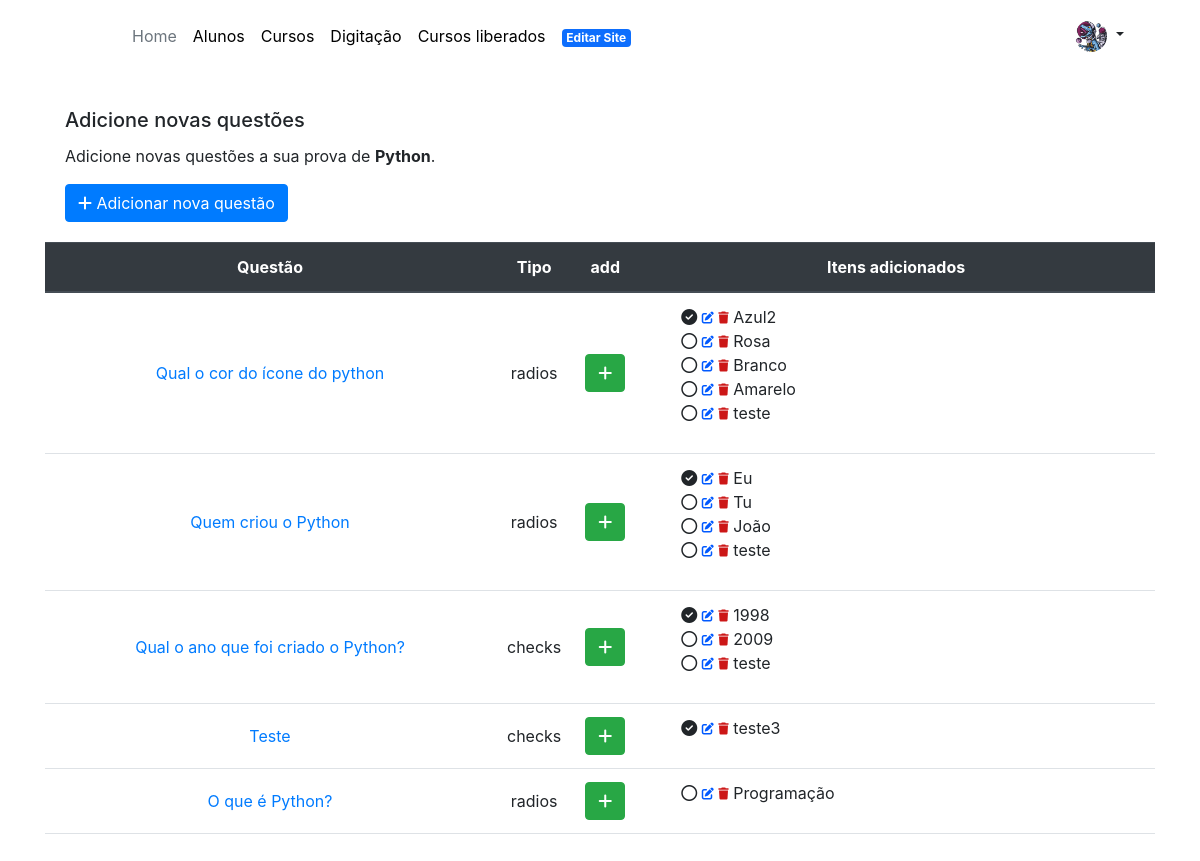
Screenshot of /prova/questoes/1 (signed in) with the database file from the repository.
### aluno/models.py (models this page shows, shortened)
class Aluno(models.Model):
    user = models.OneToOneField(User, on_delete=models.CASCADE, validators=[validators.EmailValidator()])
    nome_completo = models.CharField(max_length=255)
    genero = models.CharField(
        max_length=2,
        default='',
        choices=(
            ('H', 'Homem'),
            ('M', 'Mulher'),
            ('O', 'Outros'),
        )
    )
    endereco = models.CharField(max_length=255, blank=True, null=True)
    numero = models.CharField(max_length=5)
    complemento = models.CharField(max_length=30)
    bairro = models.CharField(max_length=30)
    cep = models.CharField(max_length=8)
    cidade = models.CharField(max_length=30)
    estado = models.CharField(
        max_length=2,
        default='RS',
        choices=(
            ('AC', 'Acre'),
            ('AL', 'Alagoas'),
            ('AP', 'Amapá'),
            ('AM', 'Amazonas'),
            ('BA', 'Bahia'),
            ('CE', 'Ceará'),
            ('DF', 'Distrito Federal'),
            ('ES', 'Espírito Santo'),
            ('GO', 'Goiás'),
            ('MA', 'Maranhão'),
            ('MT', 'Mato Grosso'),
            ('MS', 'Mato Grosso do Sul'),
            ('MG', 'Minas Gerais'),
            ('PA', 'Pará'),
            ('PB', 'Paraíba'),
            ('PR', 'Paraná'),
            ('PE', 'Pernambuco'),
            ('PI', 'Piauí'),
            ('RJ', 'Rio de Janeiro'),
            ('RN', 'Rio Grande do Norte'),
            ('RS', 'Rio Grande do Sul'),
            ('RO', 'Rondônia'),
            ('RR', 'Roraima'),
            ('SC', 'Santa Catarina'),
            ('SP', 'São Paulo'),
            ('SE', 'Sergipe'),
            ('TO', 'Tocantins'),
        )
    )
    telefone = models.CharField(max_length=20)
    email = models.EmailField()
    data_nascimento = models.DateField(blank=True, null=True)
    cpf = models.CharField(max_length=255, blank=True, null=True)
    foto = models.ImageField(upload_to='media/aluno/foto')
    cadastro_completo = models.BooleanField(default=False)
    tour_completo = models.BooleanField(default=True)
    tour_dig_completo = models.BooleanField(default=True)

class Curso(models.Model):
    STATUSLISTA = (
        ('basico', 'Básico'),
        ('intermediario', 'Intermediário'),
        ('avancado', 'Avançado'),
    )
    nome = models.CharField(max_length=200)
    descricao = models.TextField()
    descricao_curta = models.CharField(max_length=180)
    horas = models.CharField(max_length=100)
    tipo = models.CharField(
        max_length=13,
        choices=STATUSLISTA,
        default='basico',
    )
    imagem = models.ImageField(upload_to='media/curso/capa', null=True, blank=True)
    selo = models.ImageField(upload_to='media/curso/selo', null=True, blank=True)
    selo_cinza = models.ImageField(upload_to='media/curso/selo', null=True, blank=True)
    selo_prova = models.ImageField(upload_to='media/curso/selo', null=True, blank=True)
    selo_prova_cinza = models.ImageField(upload_to='media/curso/selo', null=True, blank=True)
    selo_max = models.ImageField(upload_to='media/curso/selo', null=True, blank=True)
    selo_cinza_max = models.ImageField(upload_to='media/curso/selo', null=True, blank=True)
    data_criacao = models.DateTimeField(auto_now_add=True)
    preco = models.DecimalField(max_digits=10, decimal_places=2)
    video_curso = models.CharField(max_length=800)
    def __str__(self):
        return self.nome

class Questao(models.Model):
    TIPO_CHOICES = (
        ('checks', 'Checks'),
        ('radios', 'Radios'),
    )
    curso = models.ForeignKey(Curso, on_delete=models.CASCADE)
    enunciado = models.TextField()
    tipo = models.CharField(max_length=10, choices=TIPO_CHOICES)

class ItemQuestao(models.Model):
    questao = models.ForeignKey(Questao, on_delete=models.CASCADE)
    texto = models.CharField(max_length=200)
    correto = models.BooleanField()

### aluno/views.py (the view)
# urls.py: path('prova/questoes/<int:id>', views.questoes_detalhe, name='questoes_detalhe'),
@login_required
def questoes_detalhe(request, id):
    curso = get_object_or_404(Curso, id=id)
    questoes = Questao.objects.filter(curso=curso)
    data = {
        'curso': curso,
        'questoes': questoes,
    }
    return render(request, 'aluno/lista_questoes.html', data)

### aluno/context_processors.py (called while the page is built)
def aluno(request):
    if request.user.is_authenticated:
        try:
            aluno = Aluno.objects.get(user=request.user)
        except Aluno.DoesNotExist:
            aluno = None
    else:
        aluno = None
    return {'aluno': aluno}

### pedido/context_processors.py (called while the page is built)
def cart_item_count(request):
    carrinho = request.session.get('carrinho', {})
    total_itens = len(carrinho)
    return {'total_itens': total_itens}

### aluno/templates/aluno/lista_questoes.html (shortened to what this page needs)
{% extends 'aluno/base_admin.html' %}
{% load bootstrap %}
{% load static %}
{% block main %}
<div class="card-body">
    <h5 class="card-title">Adicione novas questões</h5>
    <p class="card-text">Adicione novas questões a sua prova de <strong>{{ curso }}</strong>.</p>
    <a class="btn btn-primary" href="{% url 'criar_questao' curso_id=curso.id %}" role="button">
        <i class="fa-solid fa-plus"></i> Adicionar nova questão
    </a>
  </div>
<table class="table">
    <thead class="thead-dark">
        <tr class="text-center">
            <th scope="col" style="width: 450px;">Questão</th>
            <th scope="col" style="width: 20px;">Tipo</th>
            <th scope="col" style="width: 20px;">add</th>
            <th scope="col">Itens adicionados</th>
        </tr>
    </thead>
    <tbody>
        {% for questao in questoes %}
            <tr class="text-center">
                <td class="align-middle text-center">
                    <a href="{% url 'editar_questao' questao_id=questao.id %}">{{ questao.enunciado }}</a></td>
                <td class="align-middle text-center">{{ questao.tipo }}</td>
                <td class="align-middle text-center">
                    {% if questao %}
                <a href="{% url 'itens_detalhe' curso_id=curso.id questao_id=questao.id %}" style="text-decoration: none;">
                    <button type="button" class="btn btn-success"><i class="fa-solid fa-plus"></i></button>
                </a>
                {% endif %}
            </td>
                <td>
                <ul>
                    {% for item in questao.itemquestao_set.all %}
                        <li class="text-left" style="list-style: none;">
                            {% if questao.tipo == 'check' %}
                                {% if item.correto == True %}
                                <i class="fa-regular fa-square-check"></i>
                                {% else %}
                                <i class="fa-regular fa-square"></i>
                                {% endif %}
                            {% else %}
                                {% if item.correto == True %}
                                <i class="fa-solid fa-circle-check"></i>
                                {% else %}
                                <i class="fa-regular fa-circle"></i>
                                {% endif %}
                            {% endif %}
                            <a href="{% url 'editar_item' item_id=item.id %}">
                                <i class="fa-solid fa-pen-to-square fa-xs" style="color: #0059ff;"></i>
                            </a>
                            <a href="{% url 'excluir_item' item_id=item.id %}">
                                <i class="fa-solid fa-trash fa-xs" style="color: #cc1717;"></i>
                            </a>
                            {{ item.texto }}</li>
                    {% endfor %}
                </ul>
            </td>
            </tr>
        {% endfor %}
    </tbody>
</table>
{% endblock %}

### aluno/templates/aluno/menu_admin.html (shortened to what this page needs)
{% load static %}
<header class="p-3 mb-3">
    <div class="container">
      <div class="d-flex flex-wrap align-items-center justify-content-center justify-content-lg-start">
        <a href="/" class="d-flex align-items-center mb-2 mb-lg-0 link-body-emphasis text-decoration-none">
          <svg class="bi me-2" width="40" height="32" role="img" aria-label="Bootstrap"><use xlink:href="#bootstrap"/></svg>
        </a>
        <ul class="nav col-12 col-lg-auto me-lg-auto mb-2 justify-content-center mb-md-0">
          {% if user.is_authenticated %}
            <li><a href="/" class="nav-link px-2 link-secondary">Home</a></li>
            <li><a href="/alunos" class="nav-link px-2 link-body-emphasis">Alunos</a></li>
            <li><a href="/curso" class="nav-link px-2 link-body-emphasis">Cursos</a></li>
            <li><a href="/digitacao" class="nav-link px-2 link-body-emphasis">Digitação</a></li>
            <li><a href="/inscricao" class="nav-link px-2 link-body-emphasis">Cursos liberados</a></li>
            <li><a href="/site" class="nav-link px-2 link-body-emphasis"><span class="badge text-bg-primary">Editar Site</span></a></li>
          {% else %}
            <li><a href="#" class="nav-link px-2 link-body-emphasis disabled">Home</a></li>
          {% endif %}
        </ul>
        <div class="dropdown text-end">
          <a href="#" class="d-block link-dark text-decoration-none dropdown-toggle" data-bs-toggle="dropdown" aria-expanded="false">
            {% if aluno.foto %}
              <img src="{% static aluno.foto.url %}" alt="mdo" width="32" height="32" class="rounded-circle">
            {% else %}
              <img src="{% static 'media/aluno/foto/default.png' %}" alt="mdo" width="32" height="32" class="rounded-circle">
            {% endif %}
          </a>
        </div>
      </div>
    </div>
  </header>

### rows the page displays
Aluno: foto (placeholder picture)
Curso: nome "Python"
Questao: enunciado "Qual o cor do ícone do python", tipo "radios"
ItemQuestao: correto True (drawn), texto "Azul2"
ItemQuestao: correto False (drawn), texto "Rosa"
ItemQuestao: correto False (drawn), texto "Branco"
ItemQuestao: correto False (drawn), texto "Amarelo"
ItemQuestao: correto False (drawn), texto "teste"
Questao: enunciado "Quem criou o Python", tipo "radios"
ItemQuestao: correto True (drawn), texto "Eu"
ItemQuestao: correto False (drawn), texto "Tu"
ItemQuestao: correto False (drawn), texto "João"
ItemQuestao: correto False (drawn), texto "teste"
Questao: enunciado "Qual o ano que foi criado o Python?", tipo "checks"
ItemQuestao: correto True (drawn), texto "1998"
ItemQuestao: correto False (drawn), texto "2009"
ItemQuestao: correto False (drawn), texto "teste"
Questao: enunciado "Teste", tipo "checks"
ItemQuestao: correto True (drawn), texto "teste3"
Questao: enunciado "O que é Python?", tipo "radios"
ItemQuestao: correto False (drawn), texto "Programação"
